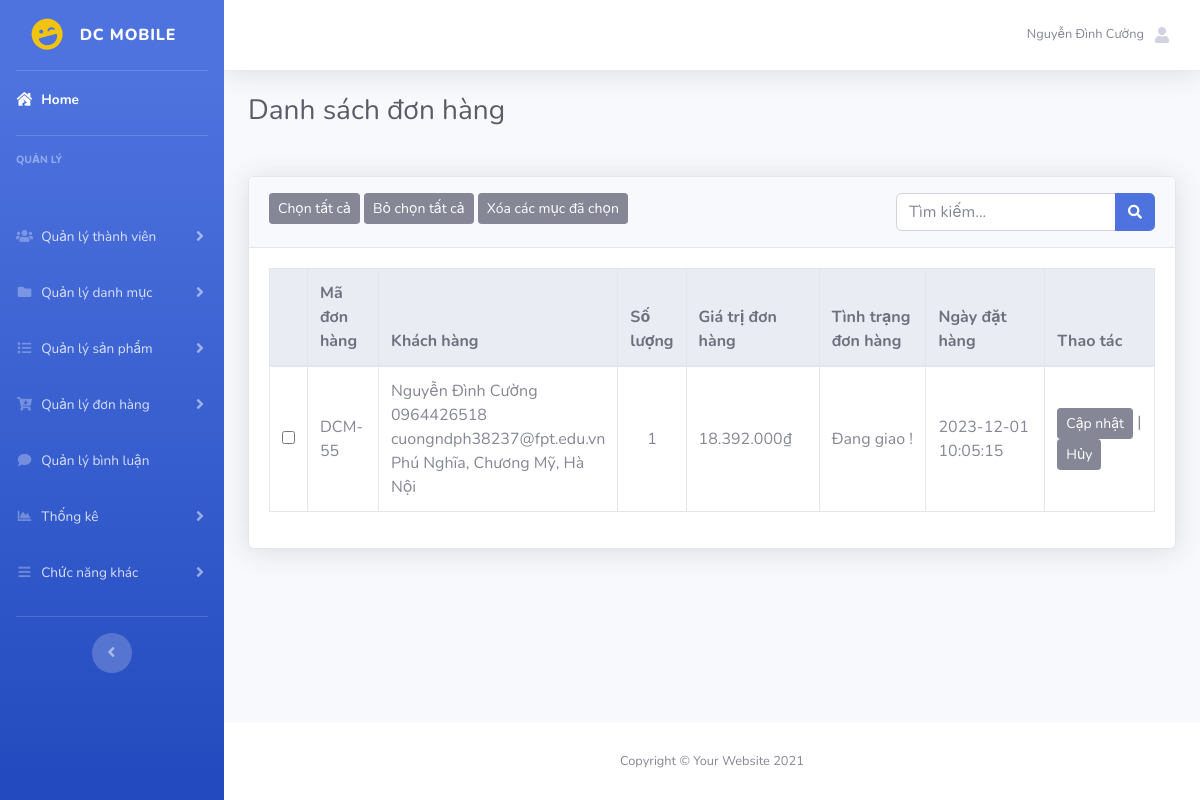
/admin/index.php?act=listdh (signed in), run on an earlier commit of the app's database.
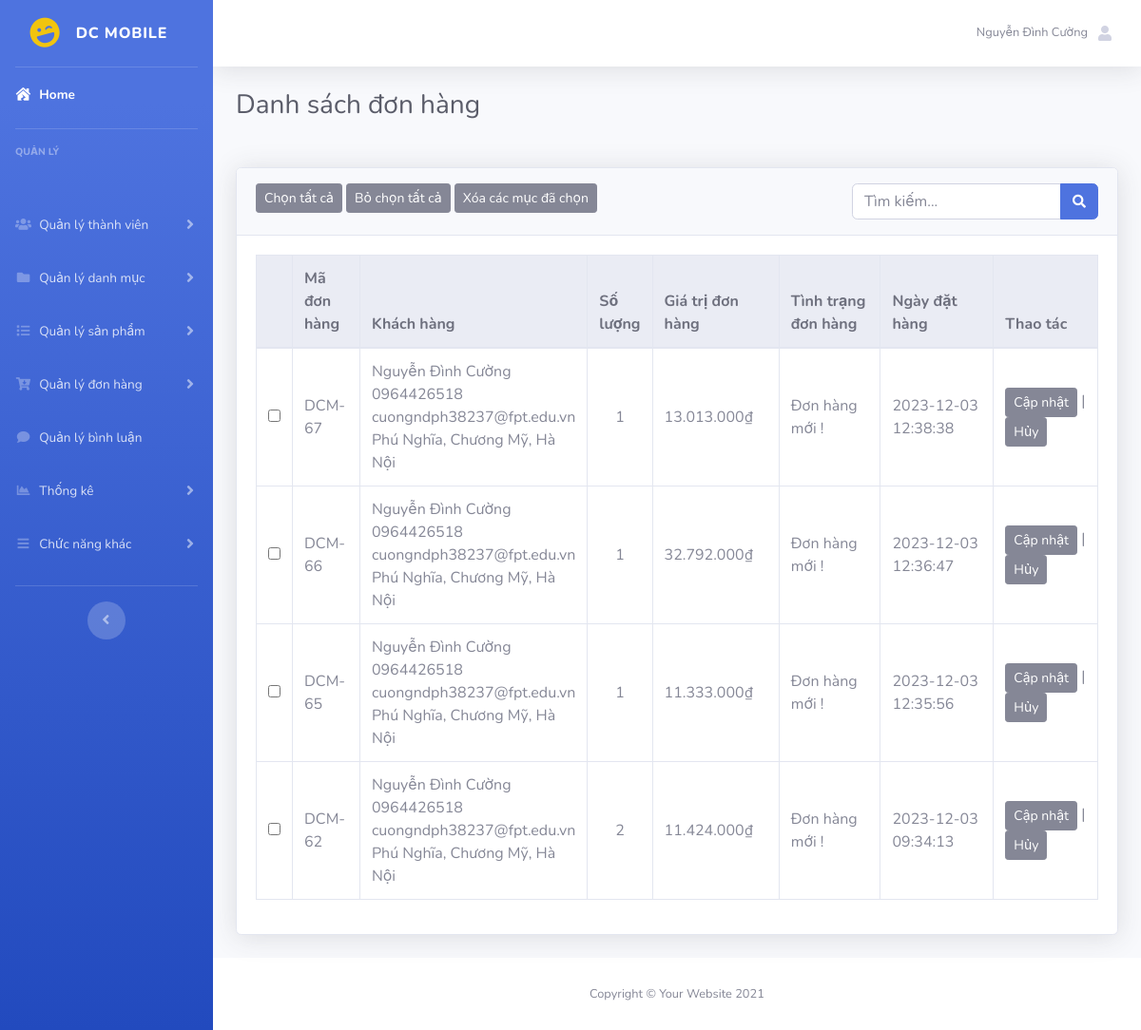
And on a later commit of the database.
### tables this page shows
CREATE TABLE `donhang` (
  `id` int(11) NOT NULL,
  `idtaikhoan` int(5) NOT NULL,
  `hovatennhan` varchar(255) NOT NULL,
  `ngaydathang` datetime NOT NULL,
  `diachinhan` varchar(255) NOT NULL,
  `sodienthoainhan` varchar(20) NOT NULL,
  `phuongthuctt` tinyint(1) NOT NULL COMMENT '0. thanh toán khi nhận hàng 1. Chuyển khoản',
  `trangthai` tinyint(1) NOT NULL DEFAULT 0 COMMENT '0. chưa duyệt 1.Đã duyệt 2.Đơn hàng mới  3. Đang giao 4. Đã giao 5. Đã hủy',
  `thanhtoan` tinyint(1) NOT NULL DEFAULT 0 COMMENT '0. chưa thanh toán 1. Đã thanh toán'
);

CREATE TABLE `taikhoan` (
  `id` int(5) NOT NULL,
  `hovaten` varchar(50) DEFAULT NULL,
  `tendangnhap` varchar(50) NOT NULL,
  `matkhau` varchar(50) NOT NULL,
  `email` varchar(255) NOT NULL,
  `sodienthoai` varchar(20) DEFAULT NULL,
  `diachi` varchar(255) DEFAULT NULL,
  `role` tinyint(5) NOT NULL DEFAULT 0
);

### model/pdo.php (called while the page is built, shortened)
<?php
function pdo_get_connection(){
    $servername = "localhost";
    $username = "root";
    $password = "";
    try {
        $conn = new PDO("mysql:host=$servername;dbname=du_an_1", $username, $password);
        $conn->setAttribute(PDO::ATTR_ERRMODE, PDO::ERRMODE_EXCEPTION);
        return $conn;
    } catch(PDOException $e) {
        echo "Connection failed: " . $e->getMessage();
    }
}
function pdo_query($sql){
    $sql_args=array_slice(func_get_args(),1);
    try{
        $conn=pdo_get_connection();
        $stmt=$conn->prepare($sql);
        $stmt->execute($sql_args);
        $rows=$stmt->fetchAll();
        return $rows;
    }
    catch(PDOException $e){
        throw $e;
    }
    finally{
        unset($conn);
    }
}
?>

### model/donhang.php (called while the page is built, shortened)
<?php
    function load_all_ctdh($kyw){
        $query="SELECT donhang.id as iddh, donhang.idtaikhoan, donhang.hovatennhan, donhang.ngaydathang, donhang.diachinhan, donhang.sodienthoainhan, donhang.phuongthuctt, donhang.trangthai,donhang.thanhtoan,
         SUM(chitietdonhang.soluong) as soluongct, SUM(chitietdonhang.thanhtien) as thanhtien,
         taikhoan.id as idtk, taikhoan.hovaten, taikhoan.tendangnhap, taikhoan.matkhau, taikhoan.email, taikhoan.sodienthoai, taikhoan.diachi FROM chitietdonhang
         INNER JOIN donhang ON donhang.id=chitietdonhang.iddonhang
         INNER JOIN taikhoan ON donhang.idtaikhoan=taikhoan.id WHERE donhang.trangthai IN ('1','2', '3')";
        $query .=" GROUP BY chitietdonhang.iddonhang ORDER BY iddh desc";
        return pdo_query($query);
    }
?>

### admin/donhang/list.php (the view, shortened to what the changed rows need)
 <div class="container-fluid">
    <h1 class="h3 mb-2 text-gray-800 mb-5">Danh sách đơn hàng</h1>
    <form action="?act=listdh" method="post">
        <div class="card shadow mb-4">
            <div class="card-body">
                <div class="table-responsive">
                    <table class="table table-bordered" width="100%" cellspacing="0">
                        <thead class="thead-light">
                            <tr>
                                <th></th>
                                <th>Mã đơn hàng</th>
                                <th>Khách hàng</th>
                                <th>Số lượng</th>
                                <th>Giá trị đơn hàng</th>
                                <th>Tình trạng đơn hàng</th>
                                <th>Ngày đặt hàng</th>
                                <th>Thao tác</th>
                            </tr>
                        </thead>
                        <tbody>
                            <?php
                            foreach ($listdh as $dh) {
                                extract($dh);
                                if($trangthai==2) $trangthai="Đơn hàng mới !";
                                else if($trangthai==3) $trangthai="Đang giao !";
                                else if($trangthai==4) $trangthai="Đã giao !";
                                echo '<tr>
                                        <td class="text-center align-middle"><input type="checkbox" name="select[]" id="" value="'.$iddh.'"></td>
                                        <td class="col-1 align-middle">DCM-'.$iddh.'</td>
                                        <td class="col-3 align-middle">
                                            '.$hovatennhan.' <br>
                                            '.$sodienthoainhan.' <br>
                                            '.$email.' <br>
                                            '.$diachinhan.'
                                        </td>
                                        <td class="text-center align-middle">'.$soluongct.'</td>
                                        <td  class="col-2 align-middle">'.number_format($thanhtien, 0, ',', '.').'₫</td>
                                        <td  class="col-2 align-middle">'.$trangthai.'</td>
                                        <td class="col-2 align-middle">'.$ngaydathang.'</td>
                                        <td class="col-2 align-middle"><a href="?act=suadh&id='.$iddh.'"><button type="button" class="btn btn-secondary btn-sm">Cập nhật</button></a> |
                                            <a href="?act=xoadh&id='.$iddh.'"><button type="button" class="btn btn-secondary btn-sm">Hủy</button></a></td>
                                    </tr>';
                            }
                            ?>
                        </tbody>
                    </table>
                </div>
            </div>
        </form>
    </div>
</div>

What changed in the data, as far as the page shows it:
removed donhang: id "55", hovatennhan "Nguyễn Đình Cường", sodienthoainhan "0964426518", idtaikhoan.email "cuongndph38237@fpt.edu.vn", diachinhan "Phú Nghĩa, Chương Mỹ, Hà Nội", soluongct "1", thanhtien "18.392.000", trangthai "Đang giao !", ngaydathang "2023-12-01 10:05:15"
added donhang: id "67", hovatennhan "Nguyễn Đình Cường", sodienthoainhan "0964426518", idtaikhoan.email "cuongndph38237@fpt.edu.vn", diachinhan "Phú Nghĩa, Chương Mỹ, Hà Nội", soluongct "1", thanhtien "13.013.000", trangthai "Đơn hàng mới !", ngaydathang "2023-12-03 12:38:38"
added donhang: id "66", hovatennhan "Nguyễn Đình Cường", sodienthoainhan "0964426518", idtaikhoan.email "cuongndph38237@fpt.edu.vn", diachinhan "Phú Nghĩa, Chương Mỹ, Hà Nội", soluongct "1", thanhtien "32.792.000", trangthai "Đơn hàng mới !", ngaydathang "2023-12-03 12:36:47"
added donhang: id "65", hovatennhan "Nguyễn Đình Cường", sodienthoainhan "0964426518", idtaikhoan.email "cuongndph38237@fpt.edu.vn", diachinhan "Phú Nghĩa, Chương Mỹ, Hà Nội", soluongct "1", thanhtien "11.333.000", trangthai "Đơn hàng mới !", ngaydathang "2023-12-03 12:35:56"
added donhang: id "62", hovatennhan "Nguyễn Đình Cường", sodienthoainhan "0964426518", idtaikhoan.email "cuongndph38237@fpt.edu.vn", diachinhan "Phú Nghĩa, Chương Mỹ, Hà Nội", soluongct "2", thanhtien "11.424.000", trangthai "Đơn hàng mới !", ngaydathang "2023-12-03 09:34:13"
